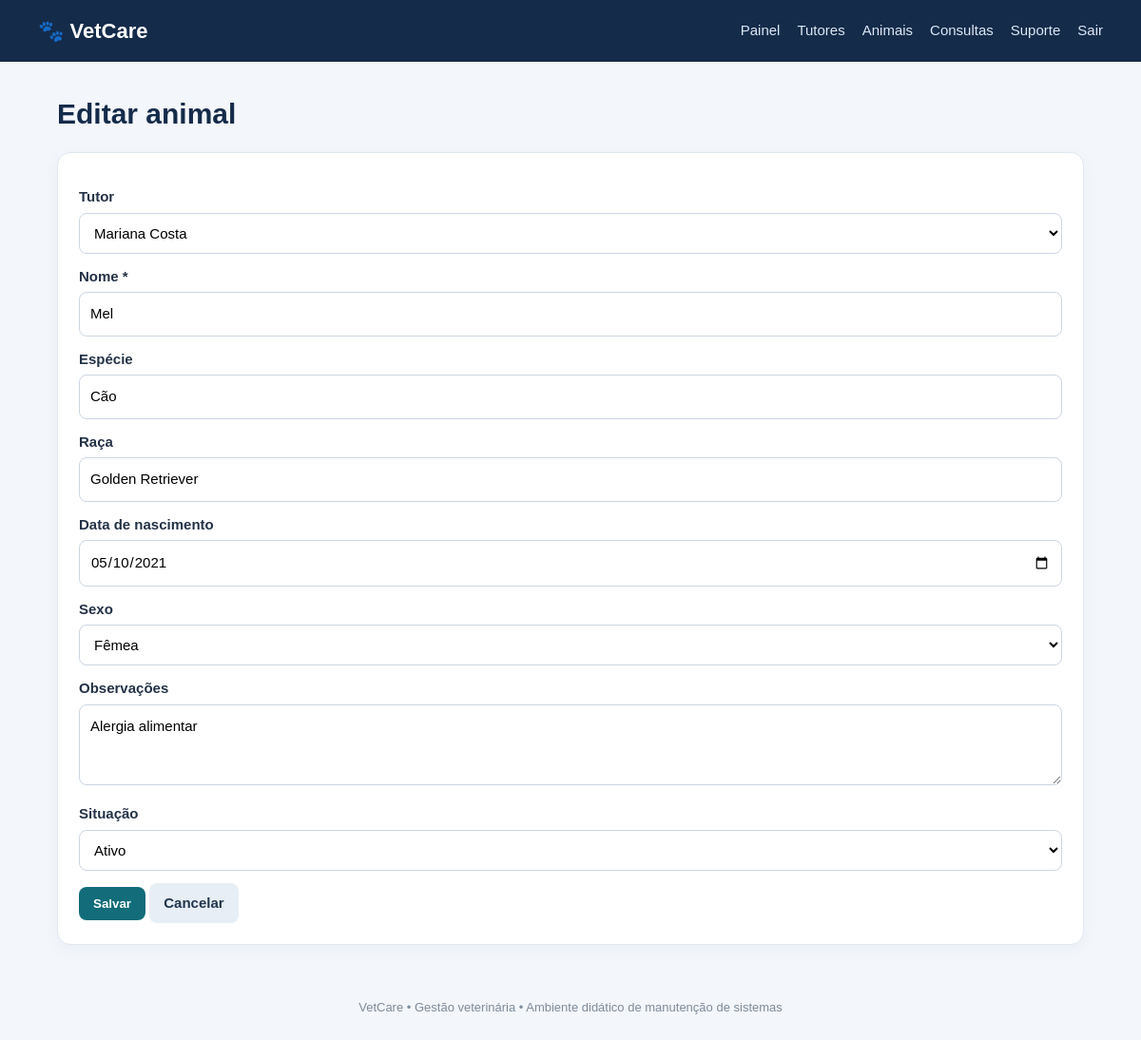
Page /animais/form.php?id=1 (signed in) on the committed database.
### tables this page shows
CREATE TABLE animais (
  id INT AUTO_INCREMENT PRIMARY KEY,
  tutor_id INT NOT NULL,
  nome VARCHAR(100) NOT NULL,
  especie VARCHAR(60),
  raca VARCHAR(80),
  nascimento DATE,
  sexo VARCHAR(20),
  observacoes TEXT,
  ativo TINYINT(1) DEFAULT 1,
  CONSTRAINT fk_animal_tutor FOREIGN KEY (tutor_id) REFERENCES tutores(id)
);

CREATE TABLE tutores (
  id INT AUTO_INCREMENT PRIMARY KEY,
  nome VARCHAR(120) NOT NULL,
  telefone VARCHAR(30),
  email VARCHAR(120),
  endereco VARCHAR(180),
  ativo TINYINT(1) DEFAULT 1,
  criado_em TIMESTAMP DEFAULT CURRENT_TIMESTAMP
);

### animais/form.php (the view, shortened to what this page needs)
<?php
require_once __DIR__.'/../config/database.php';require_once __DIR__.'/../config/auth.php';exigirLogin();
$id=(int)($_GET['id']??0);$r=['tutor_id'=>'','nome'=>'','especie'=>'','raca'=>'','nascimento'=>'','sexo'=>'','observacoes'=>'','ativo'=>1];
if($id){$s=$pdo->prepare("SELECT * FROM animais WHERE id=?");$s->execute([$id]);$r=$s->fetch()?:$r;}
$tutores=$pdo->query("SELECT id,nome FROM tutores ORDER BY nome")->fetchAll();$erro='';
$titulo=$id?'Editar animal':'Novo animal';include __DIR__.'/../includes/header.php';?>
<h1><?=$titulo?></h1><section class="panel"><?php if($erro):?><div class="alert"><?=$erro?></div><?php endif;?>
<form method="post">
<div class="field"><label>Tutor</label><select name="tutor_id" required><option value="">Selecione</option><?php foreach($tutores as $t):?><option value="<?=$t['id']?>" <?=$r['tutor_id']==$t['id']?'selected':''?>><?=htmlspecialchars($t['nome'])?></option><?php endforeach;?></select></div>
<div class="field"><label>Nome *</label><input name="nome" value="<?=htmlspecialchars($r['nome'])?>" required></div>
<div class="field"><label>Espécie</label><input name="especie" value="<?=htmlspecialchars($r['especie'])?>"></div>
<div class="field"><label>Raça</label><input name="raca" value="<?=htmlspecialchars($r['raca'])?>"></div>
<div class="field"><label>Data de nascimento</label><input type="date" name="nascimento" value="<?=$r['nascimento']?>"></div>
<div class="field"><label>Sexo</label><select name="sexo"><option value="">Selecione</option><option <?=$r['sexo']==='Macho'?'selected':''?>>Macho</option><option <?=$r['sexo']==='Fêmea'?'selected':''?>>Fêmea</option></select></div>
<div class="field"><label>Observações</label><textarea name="observacoes"><?=htmlspecialchars($r['observacoes'])?></textarea></div>
<?php if($id):?><div class="field"><label>Situação</label><select name="ativo"><option value="1" <?=$r['ativo']?'selected':''?>>Ativo</option><option value="0" <?=!$r['ativo']?'selected':''?>>Inativo</option></select></div><?php endif;?>
<button>Salvar</button> <a class="btn secondary" href="index.php">Cancelar</a></form></section><?php include __DIR__.'/../includes/footer.php';?>

### assets/style.css (style rules this page uses)
* { box-sizing:border-box }
body { margin:0;background:#f3f6fa;color:#243247;font:15px/1.5 Arial,sans-serif }
h1 { margin:0 0 8px;color:#142b4a }
.panel,.stat,.login-box { background:white;border:1px solid #e1e8f0;border-radius:14px;padding:22px;box-shadow:0 5px 18px #203c5b0a;margin:18px 0 }
.btn,button { display:inline-block;border:0;border-radius:8px;padding:10px 15px;background:#126c79;color:white;text-decoration:none;cursor:pointer;font-weight:700 }
.btn.secondary { background:#e8eef5;color:#20364e }
form .field { margin:13px 0 }
label { display:block;font-weight:700;margin-bottom:5px }
input,select,textarea { width:100%;padding:11px;border:1px solid #cbd6e2;border-radius:8px;font:inherit;background:#fff }
textarea { min-height:85px }

### rows in the picture
animais: tutor_id "Mariana Costa", nome "Mel", especie "Cão", raca "Golden Retriever", nascimento "05/10/2021", sexo "Fêmea", observacoes "Alergia alimentar", ativo "Ativo"

### other values in the picture
$titulo "Editar animal"
